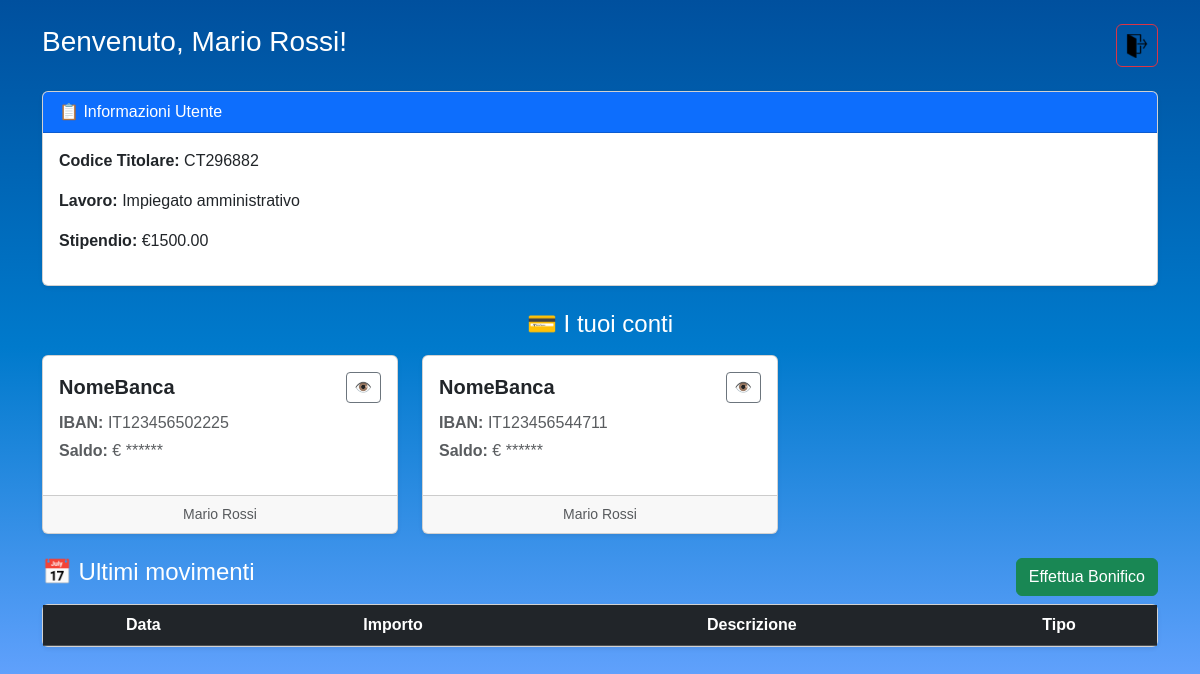
The app's page /pagina_privata (signed in) with its own data.
### models.py (models this page shows, shortened)
class Utente(Base):
    __tablename__ = 'utenti'
    id = Column(Integer, primary_key=True, autoincrement=True)
    nome = Column(String, nullable=False)
    cognome = Column(String, nullable=False)
    codice_fiscale = Column(String, nullable=False)
    codice_titolare = Column(String, nullable=False, unique=True)
    pin_hash = Column(String, nullable=False)
    lavoro_id = Column(Integer, ForeignKey('lavori.id'), nullable=True)
    lavoro = relationship("Lavoro", back_populates="utenti")
    conti = relationship("Conto", back_populates="utente", cascade="all, delete-orphan")

class Lavoro(Base):
    __tablename__ = "lavori"
    id = Column(Integer, primary_key=True, autoincrement=True)
    nome_lavoro = Column(String, nullable=False, unique=True)
    stipendio_mensile = Column(Numeric(10,2), nullable=False)
    utenti = relationship("Utente", back_populates="lavoro") #un lavoro può essere svolto da più utenti

class Conto(Base):
    __tablename__ = 'conti'
    id = Column(Integer, primary_key=True, autoincrement=True)
    iban = Column(String, nullable=False, unique=True)
    saldo = Column(Numeric(10,2), nullable=False, default=Decimal("0.00"))
    utente_id = Column(Integer, ForeignKey('utenti.id'), nullable=False)
    utente = relationship("Utente", back_populates="conti") #più conti possono appartenere ad un utente
    transazioni_effettuate = relationship("Transazione", foreign_keys="Transazione.conto_mittente_id", back_populates="conto_mittente")
    transazioni_ricevute = relationship("Transazione", foreign_keys="Transazione.conto_destinatario_id", back_populates="conto_destinatario")

### app.py (the view, shortened to what this page needs)
@app.route('/pagina_privata')
@login_required  #Ogni volta che un utente prova ad accedere a /pagina_privata, prima di eseguire il codice di pagina_privata() viene eseguito login_required(). se autentificato continua altrimenti no
def pagina_privata():
    db = SessionLocal()
    try:
        utente_id = session.get("utente_id")
        utente = db.execute(select(Utente).options(
            joinedload(Utente.lavoro),
            joinedload(Utente.conti).joinedload(Conto.transazioni_effettuate),
            joinedload(Utente.conti).joinedload(Conto.transazioni_ricevute)
            ).where(Utente.id == utente_id)).unique().scalar_one_or_none()
        if not utente:
            flash("Utente non trovato, effettua il login.", "error")
            return redirect(url_for('login'))
        transazioni = []
        for conto in utente.conti:
            movimenti = list(conto.transazioni_effettuate) + list(conto.transazioni_ricevute)
        transazioni.sort(key=lambda x: x["data"], reverse=True)
        return render_template("pagina_privata.html", utente=utente, transazioni=transazioni)
    except Exception as e:
        print(f"❌ Errore in /pagina_privata: {e}")
        flash("Errore durante il caricamento della pagina privata.", "error")
        return redirect(url_for('login'))
    finally:
        db.close()

### app.py (called while the page is built)
def login_required(f):
    @wraps(f)
    def wrapper(*args, **kwargs):
        if "utente_id" not in session:
            flash("Devi effettuare il login prima!", "error")
            return redirect(url_for("login"))
        return f(*args, **kwargs)
    return wrapper

### templates/pagina_privata.html (shortened to what this page needs)
{% extends 'base.html' %}
{% block content %}
<div class="container mt-4">
    <div class="d-flex justify-content-between align-items-center mb-4">
        <h3>Benvenuto, {{ utente.nome }} {{ utente.cognome }}!</h3>
        <form action="/logout" method="POST" class="m-0">
            <button type="submit" class="btn btn-outline-danger p-2">
                <img src="/static/logout32.png" alt="Logout" height="24">
            </button>
        </form>
    </div>
    <div class="card mb-4 shadow-sm">
        <div class="card-header bg-primary text-white">
            📋 Informazioni Utente
        </div>
        <div class="card-body">
            <p><strong>Codice Titolare:</strong> {{ utente.codice_titolare }}</p>
            {% if utente.lavoro %}
                <p><strong>Lavoro:</strong> {{ utente.lavoro.nome_lavoro }}</p>
                <p><strong>Stipendio:</strong> €{{ "%.2f"|format(utente.lavoro.stipendio_mensile) }}</p>
            {% else %}
                <p><strong>Lavoro:</strong> Disoccupato</p>
            {% endif %}
        </div>
    </div>
    <h4 class="mb-3">💳 I tuoi conti</h4>
    <div class="row g-4 mb-4">
        {% for conto in utente.conti %}
        <div class="col-md-4">
            <div class="card shadow-sm h-100">
                <div class="card-body">
                    <div class="d-flex justify-content-between align-items-center mb-2">
                        <span class="fw-bold fs-5">NomeBanca</span>
                        <button class="btn btn-sm btn-outline-secondary" onclick="toggleSaldo(this)">👁️</button>
                    </div>
                    <p class="text-muted mb-1"><strong>IBAN:</strong> {{ conto.iban }}</p>
                    <p class="saldo-masked text-muted">
                        <strong>Saldo:</strong> € ******
                    </p>
                </div>
                <div class="card-footer text-center small text-muted">
                    {{ utente.nome }} {{ utente.cognome }}
                </div>
            </div>
        </div>
        {% endfor %}
    </div>
    <div class="d-flex justify-content-between align-items-center mb-2">
        <h4>📅 Ultimi movimenti</h4>
        <a href="/bonifico" class="btn btn-success">Effettua Bonifico</a>
    </div>
    <div class="card shadow-sm mb-5">
        <div class="card-body p-0">
            <table class="table table-striped m-0">
                <thead class="table-dark">
                    <tr>
                        <th>Data</th>
                        <th>Importo</th>
                        <th>Descrizione</th>
                        <th>Tipo</th>
                    </tr>
                </thead>
            </table>
        </div>
    </div>
</div>
{% endblock %}

### static/style.css (style rules this page uses)
* { margin: 0; padding: 0; box-sizing: border-box; }
:root { --colore1: #003366; --colore2: #00509e; --colore3: #007acc; --colore4: #66a3ff; --colore5: #cce0ff; }
body { font-family: 'Poppins', sans-serif; background: linear-gradient(0deg, var(--colore4) 0%, var(--colore3) 50%, var(--colore2) 100%); color: white; }
h2, table { width: 50%; background: var(--colore3); border-collapse: collapse; margin: auto; color: var(--colore5); }
h2, th, td { padding: 1rem; text-align: center; }
th { background: var(--colore1); }
h4 { text-align: center; }

### records on screen
Utente: nome "Mario", cognome "Rossi", codice_titolare "CT296882"
Lavoro: lavoro.nome_lavoro "Impiegato amministrativo", lavoro.stipendio_mensile "1500.00"
Conto: iban "IT123456502225"
Conto: iban "IT123456544711"
